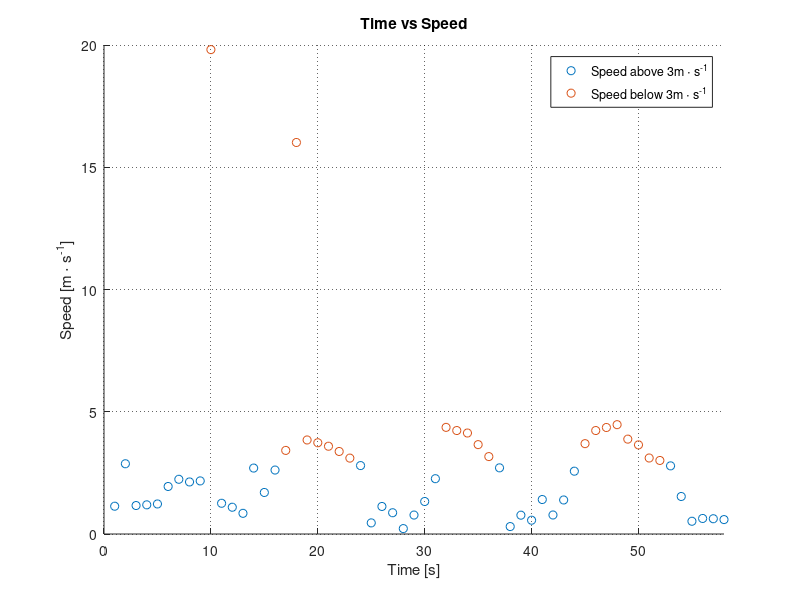

This chart was generated by the following MATLAB code:
clear all;
close all;
clc;

% Read the data from the test
data = csvread('test3.csv');


%put the data according to their position
time1 = data(:,1);
time2 = data(:,1);

speed3 = data(:,2)

for x = 1:58
        if data(x,2) < 3
            speed1(x) = data(x,2);
            time2(x) = -10;
        end
        if data(x,2) > 3
            speed2(x) = data(x,2);
            time1(x) = -10;
        end
end
     speed2(x) = data(x,2);
        
% Plots
hold on
P1 = scatter(time1,speed1,'green');
P2 = scatter(time2,speed2,'red');
%P3 = scatter(time,speed3);
xlim([0 58]);

% Make the plots beautiful
% set( P1, 'color', '[0 0 1]', 'LineWidth', 2 );
title('Time vs Speed')
xlabel('Time [s]')
ylabel('Speed [m \cdot s^{-1}]')

%ylim([0 10]);
legend('Speed above 3m \cdot s^{-1}','Speed below 3m \cdot s^{-1}')
grid on
set(gca,'GridLineStyle',':', 'GridColor', 'k', 'GridAlpha', .6)
